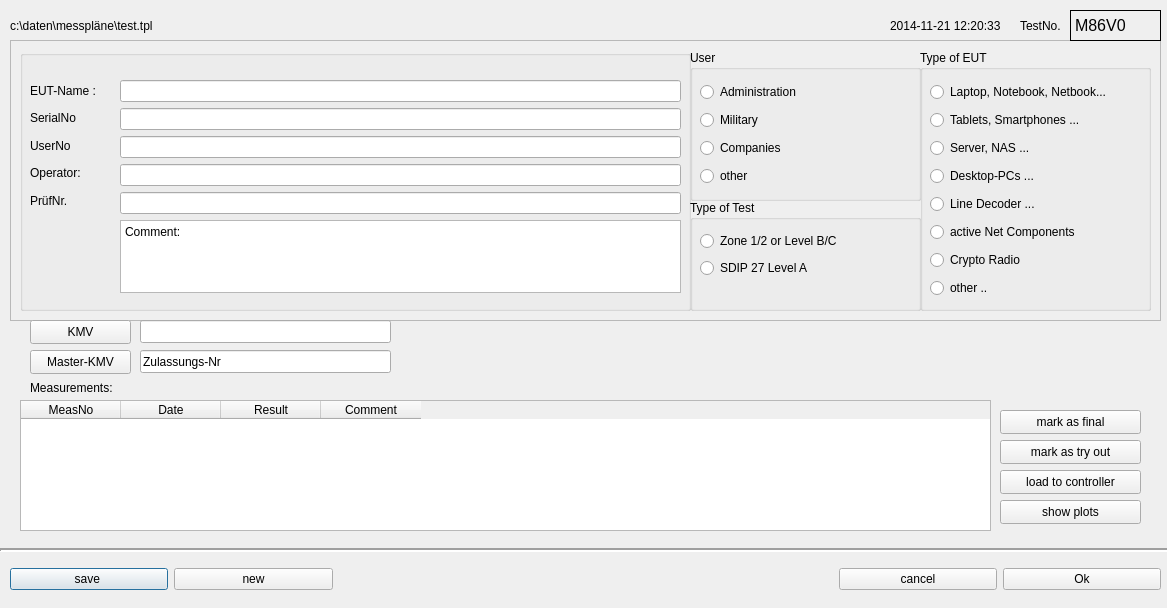
<?xml version="1.0" encoding="UTF-8"?>
<ui version="4.0">
 <class>TestDescription</class>
 <widget class="QDialog" name="TestDescription">
  <property name="geometry">
   <rect>
    <x>0</x>
    <y>0</y>
    <width>1167</width>
    <height>608</height>
   </rect>
  </property>
  <property name="windowTitle">
   <string>Test Description</string>
  </property>
  <widget class="QWidget" name="horizontalLayoutWidget_3">
   <property name="geometry">
    <rect>
     <x>10</x>
     <y>560</y>
     <width>1151</width>
     <height>39</height>
    </rect>
   </property>
   <layout class="QHBoxLayout" name="horizontalLayout_3">
    <item>
     <widget class="QPushButton" name="BtnSaveDescription">
      <property name="text">
       <string>save </string>
      </property>
     </widget>
    </item>
    <item>
     <widget class="QPushButton" name="BtnNewDescription">
      <property name="text">
       <string>new</string>
      </property>
     </widget>
    </item>
    <item>
     <spacer name="horizontalSpacer_2">
      <property name="orientation">
       <enum>Qt::Horizontal</enum>
      </property>
      <property name="sizeType">
       <enum>QSizePolicy::Fixed</enum>
      </property>
      <property name="sizeHint" stdset="0">
       <size>
        <width>500</width>
        <height>34</height>
       </size>
      </property>
     </spacer>
    </item>
    <item>
     <widget class="QPushButton" name="BtnCancel">
      <property name="sizePolicy">
       <sizepolicy hsizetype="Minimum" vsizetype="Fixed">
        <horstretch>0</horstretch>
        <verstretch>0</verstretch>
       </sizepolicy>
      </property>
      <property name="text">
       <string>cancel</string>
      </property>
     </widget>
    </item>
    <item>
     <widget class="QPushButton" name="BtnOk">
      <property name="text">
       <string>Ok</string>
      </property>
     </widget>
    </item>
   </layout>
  </widget>
  <widget class="QFrame" name="frame">
   <property name="geometry">
    <rect>
     <x>10</x>
     <y>40</y>
     <width>1151</width>
     <height>281</height>
    </rect>
   </property>
   <property name="frameShape">
    <enum>QFrame::StyledPanel</enum>
   </property>
   <property name="frameShadow">
    <enum>QFrame::Raised</enum>
   </property>
   <widget class="QGroupBox" name="groupBox">
    <property name="geometry">
     <rect>
      <x>910</x>
      <y>10</y>
      <width>231</width>
      <height>261</height>
     </rect>
    </property>
    <property name="title">
     <string>Type of EUT</string>
    </property>
    <widget class="QWidget" name="verticalLayoutWidget_2">
     <property name="geometry">
      <rect>
       <x>10</x>
       <y>30</y>
       <width>201</width>
       <height>221</height>
      </rect>
     </property>
     <layout class="QVBoxLayout" name="verticalLayout_2">
      <item>
       <widget class="QRadioButton" name="RBtnTE1">
        <property name="text">
         <string>Laptop, Notebook, Netbook...</string>
        </property>
       </widget>
      </item>
      <item>
       <widget class="QRadioButton" name="RBtnTE2">
        <property name="text">
         <string>Tablets, Smartphones ...</string>
        </property>
       </widget>
      </item>
      <item>
       <widget class="QRadioButton" name="RBtnTE3">
        <property name="text">
         <string>Server, NAS ...</string>
        </property>
       </widget>
      </item>
      <item>
       <widget class="QRadioButton" name="RBtnTE4">
        <property name="toolTip">
         <string>e.g. SINA-Workstation</string>
        </property>
        <property name="text">
         <string>Desktop-PCs ...</string>
        </property>
       </widget>
      </item>
      <item>
       <widget class="QRadioButton" name="RBtnTE5">
        <property name="toolTip">
         <string>e.g Elcrodat, SINA-Box</string>
        </property>
        <property name="text">
         <string>Line Decoder ...</string>
        </property>
       </widget>
      </item>
      <item>
       <widget class="QRadioButton" name="RBtnTE6">
        <property name="toolTip">
         <string>e.g. Router, Switches</string>
        </property>
        <property name="text">
         <string>active Net Components</string>
        </property>
       </widget>
      </item>
      <item>
       <widget class="QRadioButton" name="RBtnTE7">
        <property name="text">
         <string>Crypto Radio</string>
        </property>
       </widget>
      </item>
      <item>
       <widget class="QRadioButton" name="RBtnTE8">
        <property name="toolTip">
         <string>e.g Key?, KVZ</string>
        </property>
        <property name="text">
         <string>other ..</string>
        </property>
       </widget>
      </item>
     </layout>
    </widget>
   </widget>
   <widget class="QGroupBox" name="groupBox_2">
    <property name="geometry">
     <rect>
      <x>10</x>
      <y>10</y>
      <width>671</width>
      <height>261</height>
     </rect>
    </property>
    <property name="title">
     <string/>
    </property>
    <widget class="QWidget" name="verticalLayoutWidget_3">
     <property name="geometry">
      <rect>
       <x>100</x>
       <y>30</y>
       <width>561</width>
       <height>213</height>
      </rect>
     </property>
     <layout class="QVBoxLayout" name="verticalLayout_3">
      <item>
       <widget class="QLineEdit" name="lineEdit_5"/>
      </item>
      <item>
       <widget class="QLineEdit" name="lineEdit_3"/>
      </item>
      <item>
       <widget class="QLineEdit" name="lineEdit_6"/>
      </item>
      <item>
       <widget class="QLineEdit" name="lineEdit_4"/>
      </item>
      <item>
       <widget class="QLineEdit" name="lineEdit"/>
      </item>
      <item>
       <widget class="QPlainTextEdit" name="plainTextEdit">
        <property name="plainText">
         <string>Comment:</string>
        </property>
       </widget>
      </item>
     </layout>
    </widget>
    <widget class="QWidget" name="verticalLayoutWidget">
     <property name="geometry">
      <rect>
       <x>10</x>
       <y>30</y>
       <width>82</width>
       <height>131</height>
      </rect>
     </property>
     <layout class="QVBoxLayout" name="verticalLayout">
      <item>
       <widget class="QLabel" name="label_4">
        <property name="text">
         <string>EUT-Name :</string>
        </property>
       </widget>
      </item>
      <item>
       <widget class="QLabel" name="label_6">
        <property name="text">
         <string>SerialNo</string>
        </property>
       </widget>
      </item>
      <item>
       <widget class="QLabel" name="label_7">
        <property name="text">
         <string>UserNo</string>
        </property>
       </widget>
      </item>
      <item>
       <widget class="QLabel" name="label_5">
        <property name="text">
         <string>Operator:</string>
        </property>
       </widget>
      </item>
      <item>
       <widget class="QLabel" name="label_9">
        <property name="text">
         <string>PrüfNr.</string>
        </property>
       </widget>
      </item>
     </layout>
    </widget>
   </widget>
   <widget class="QGroupBox" name="groupBox_3">
    <property name="geometry">
     <rect>
      <x>680</x>
      <y>10</y>
      <width>231</width>
      <height>151</height>
     </rect>
    </property>
    <property name="title">
     <string>User</string>
    </property>
    <widget class="QWidget" name="verticalLayoutWidget_4">
     <property name="geometry">
      <rect>
       <x>10</x>
       <y>30</y>
       <width>211</width>
       <height>111</height>
      </rect>
     </property>
     <layout class="QVBoxLayout" name="verticalLayout_4">
      <item>
       <widget class="QRadioButton" name="RBtnUser1">
        <property name="whatsThis">
         <string>&lt;html&gt;&lt;head/&gt;&lt;body&gt;&lt;p&gt;&lt;span style=&quot; font-weight:600;&quot;&gt;who uses or get the tested EUT:&lt;/span&gt;&lt;/p&gt;&lt;p&gt;Administration and other organistions (e.g. BMVg)&lt;/p&gt;&lt;/body&gt;&lt;/html&gt;</string>
        </property>
        <property name="text">
         <string>Administration</string>
        </property>
       </widget>
      </item>
      <item>
       <widget class="QRadioButton" name="RBtnUser2">
        <property name="whatsThis">
         <string>&lt;html&gt;&lt;head/&gt;&lt;body&gt;&lt;p&gt;&lt;span style=&quot; font-weight:600;&quot;&gt;who uses or get the tested EUT:&lt;/span&gt;&lt;/p&gt;&lt;p&gt;Military and military administration (e.g. BWI, BAAINBw)&lt;/p&gt;&lt;/body&gt;&lt;/html&gt;</string>
        </property>
        <property name="text">
         <string>Military</string>
        </property>
       </widget>
      </item>
      <item>
       <widget class="QRadioButton" name="RBtnUser3">
        <property name="whatsThis">
         <string>&lt;html&gt;&lt;head/&gt;&lt;body&gt;&lt;p&gt;&lt;span style=&quot; font-weight:600;&quot;&gt;who uses or get the tested EUT:&lt;/span&gt;&lt;/p&gt;&lt;p&gt;Companies&lt;/p&gt;&lt;/body&gt;&lt;/html&gt;</string>
        </property>
        <property name="text">
         <string>Companies</string>
        </property>
       </widget>
      </item>
      <item>
       <widget class="QRadioButton" name="RBtnUser4">
        <property name="whatsThis">
         <string>&lt;html&gt;&lt;head/&gt;&lt;body&gt;&lt;p&gt;&lt;span style=&quot; font-weight:600;&quot;&gt;who uses or get the tested EUT:&lt;/span&gt;&lt;/p&gt;&lt;p&gt;other (e.g. private persons)&lt;/p&gt;&lt;/body&gt;&lt;/html&gt;</string>
        </property>
        <property name="text">
         <string>other</string>
        </property>
       </widget>
      </item>
     </layout>
    </widget>
   </widget>
   <widget class="QGroupBox" name="groupBox_4">
    <property name="geometry">
     <rect>
      <x>680</x>
      <y>160</y>
      <width>231</width>
      <height>111</height>
     </rect>
    </property>
    <property name="title">
     <string>Type of Test</string>
    </property>
    <widget class="QWidget" name="verticalLayoutWidget_5">
     <property name="geometry">
      <rect>
       <x>10</x>
       <y>30</y>
       <width>214</width>
       <height>51</height>
      </rect>
     </property>
     <layout class="QVBoxLayout" name="verticalLayout_5">
      <item>
       <widget class="QRadioButton" name="RBtnTT1">
        <property name="whatsThis">
         <string>&lt;html&gt;&lt;head/&gt;&lt;body&gt;&lt;p&gt;&lt;span style=&quot; font-weight:600;&quot;&gt;Type of Test:&lt;/span&gt;&lt;/p&gt;&lt;p&gt;Zone 1 &amp;amp; 2 (national)&lt;/p&gt;&lt;p&gt;or&lt;/p&gt;&lt;p&gt;Level B &amp;amp; C (internationa)&lt;/p&gt;&lt;/body&gt;&lt;/html&gt;</string>
        </property>
        <property name="text">
         <string>Zone 1/2 or Level B/C</string>
        </property>
       </widget>
      </item>
      <item>
       <widget class="QRadioButton" name="RBtnTT2">
        <property name="whatsThis">
         <string>&lt;html&gt;&lt;head/&gt;&lt;body&gt;&lt;p&gt;&lt;span style=&quot; font-weight:600;&quot;&gt;Type of Test&lt;/span&gt;&lt;/p&gt;&lt;/body&gt;&lt;/html&gt;</string>
        </property>
        <property name="text">
         <string>SDIP 27 Level A</string>
        </property>
       </widget>
      </item>
     </layout>
    </widget>
   </widget>
   <zorder>groupBox_2</zorder>
   <zorder>groupBox</zorder>
   <zorder>groupBox_3</zorder>
   <zorder>groupBox_4</zorder>
  </widget>
  <widget class="QLabel" name="label_3">
   <property name="geometry">
    <rect>
     <x>1070</x>
     <y>10</y>
     <width>91</width>
     <height>31</height>
    </rect>
   </property>
   <property name="font">
    <font>
     <pointsize>12</pointsize>
    </font>
   </property>
   <property name="toolTip">
    <string>&lt;html&gt;&lt;head/&gt;&lt;body&gt;&lt;p&gt;TestNo:&lt;/p&gt;&lt;p&gt;[Test]-[Measurement]-[sheet of ]&lt;/p&gt;&lt;p&gt;e.g. M86V0-34-2/6&lt;/p&gt;&lt;/body&gt;&lt;/html&gt;</string>
   </property>
   <property name="whatsThis">
    <string extracomment="testtet"/>
   </property>
   <property name="frameShape">
    <enum>QFrame::Box</enum>
   </property>
   <property name="text">
    <string>M86V0</string>
   </property>
  </widget>
  <widget class="QLabel" name="label_11">
   <property name="geometry">
    <rect>
     <x>10</x>
     <y>10</y>
     <width>521</width>
     <height>31</height>
    </rect>
   </property>
   <property name="text">
    <string>c:\daten\messpläne\test.tpl</string>
   </property>
  </widget>
  <widget class="QLabel" name="label_10">
   <property name="geometry">
    <rect>
     <x>890</x>
     <y>10</y>
     <width>131</width>
     <height>31</height>
    </rect>
   </property>
   <property name="text">
    <string>2014-11-21 12:20:33</string>
   </property>
  </widget>
  <widget class="QLabel" name="label_2">
   <property name="geometry">
    <rect>
     <x>1020</x>
     <y>10</y>
     <width>51</width>
     <height>31</height>
    </rect>
   </property>
   <property name="font">
    <font>
     <pointsize>9</pointsize>
     <weight>50</weight>
     <bold>false</bold>
    </font>
   </property>
   <property name="text">
    <string>TestNo.</string>
   </property>
  </widget>
  <widget class="Line" name="line">
   <property name="geometry">
    <rect>
     <x>0</x>
     <y>540</y>
     <width>1181</width>
     <height>20</height>
    </rect>
   </property>
   <property name="lineWidth">
    <number>2</number>
   </property>
   <property name="orientation">
    <enum>Qt::Horizontal</enum>
   </property>
  </widget>
  <widget class="QLabel" name="label_12">
   <property name="geometry">
    <rect>
     <x>30</x>
     <y>380</y>
     <width>101</width>
     <height>16</height>
    </rect>
   </property>
   <property name="text">
    <string>Measurements:</string>
   </property>
  </widget>
  <widget class="QPushButton" name="pushButton">
   <property name="geometry">
    <rect>
     <x>1000</x>
     <y>470</y>
     <width>141</width>
     <height>24</height>
    </rect>
   </property>
   <property name="text">
    <string>load to controller</string>
   </property>
  </widget>
  <widget class="QPushButton" name="pushButton_2">
   <property name="geometry">
    <rect>
     <x>1000</x>
     <y>410</y>
     <width>141</width>
     <height>24</height>
    </rect>
   </property>
   <property name="text">
    <string>mark as final</string>
   </property>
  </widget>
  <widget class="QTableWidget" name="tableWidget">
   <property name="geometry">
    <rect>
     <x>20</x>
     <y>400</y>
     <width>971</width>
     <height>131</height>
    </rect>
   </property>
   <column>
    <property name="text">
     <string>MeasNo</string>
    </property>
   </column>
   <column>
    <property name="text">
     <string>Date</string>
    </property>
   </column>
   <column>
    <property name="text">
     <string>Result</string>
    </property>
   </column>
   <column>
    <property name="text">
     <string>Comment</string>
    </property>
   </column>
  </widget>
  <widget class="QPushButton" name="pushButton_3">
   <property name="geometry">
    <rect>
     <x>30</x>
     <y>350</y>
     <width>101</width>
     <height>24</height>
    </rect>
   </property>
   <property name="text">
    <string>Master-KMV</string>
   </property>
  </widget>
  <widget class="QLineEdit" name="lineEdit_2">
   <property name="geometry">
    <rect>
     <x>140</x>
     <y>350</y>
     <width>251</width>
     <height>23</height>
    </rect>
   </property>
   <property name="text">
    <string>Zulassungs-Nr</string>
   </property>
  </widget>
  <widget class="QPushButton" name="pushButton_4">
   <property name="geometry">
    <rect>
     <x>1000</x>
     <y>440</y>
     <width>141</width>
     <height>24</height>
    </rect>
   </property>
   <property name="text">
    <string>mark as try out</string>
   </property>
  </widget>
  <widget class="QPushButton" name="pushButton_5">
   <property name="geometry">
    <rect>
     <x>1000</x>
     <y>500</y>
     <width>141</width>
     <height>24</height>
    </rect>
   </property>
   <property name="text">
    <string>show plots</string>
   </property>
  </widget>
  <widget class="QPushButton" name="pushButton_6">
   <property name="geometry">
    <rect>
     <x>30</x>
     <y>320</y>
     <width>101</width>
     <height>24</height>
    </rect>
   </property>
   <property name="text">
    <string>KMV</string>
   </property>
  </widget>
  <widget class="QLineEdit" name="lineEdit_7">
   <property name="geometry">
    <rect>
     <x>140</x>
     <y>320</y>
     <width>251</width>
     <height>23</height>
    </rect>
   </property>
   <property name="text">
    <string/>
   </property>
  </widget>
  <action name="actionLoadAndStart">
   <property name="text">
    <string>LoadAndStart</string>
   </property>
  </action>
  <zorder>horizontalLayoutWidget_3</zorder>
  <zorder>frame</zorder>
  <zorder>label_3</zorder>
  <zorder>label_11</zorder>
  <zorder>label_10</zorder>
  <zorder>label_2</zorder>
  <zorder>line</zorder>
  <zorder>label_12</zorder>
  <zorder>pushButton</zorder>
  <zorder>pushButton_2</zorder>
  <zorder>tableWidget</zorder>
  <zorder>label_6</zorder>
  <zorder>lineEdit_3</zorder>
  <zorder>lineEdit_2</zorder>
  <zorder>label_8</zorder>
  <zorder>pushButton_3</zorder>
  <zorder>lineEdit_2</zorder>
  <zorder>pushButton_4</zorder>
  <zorder>pushButton_5</zorder>
  <zorder>horizontalSpacer_2</zorder>
  <zorder>pushButton_6</zorder>
  <zorder>lineEdit_7</zorder>
 </widget>
 <resources/>
 <connections/>
</ui>
